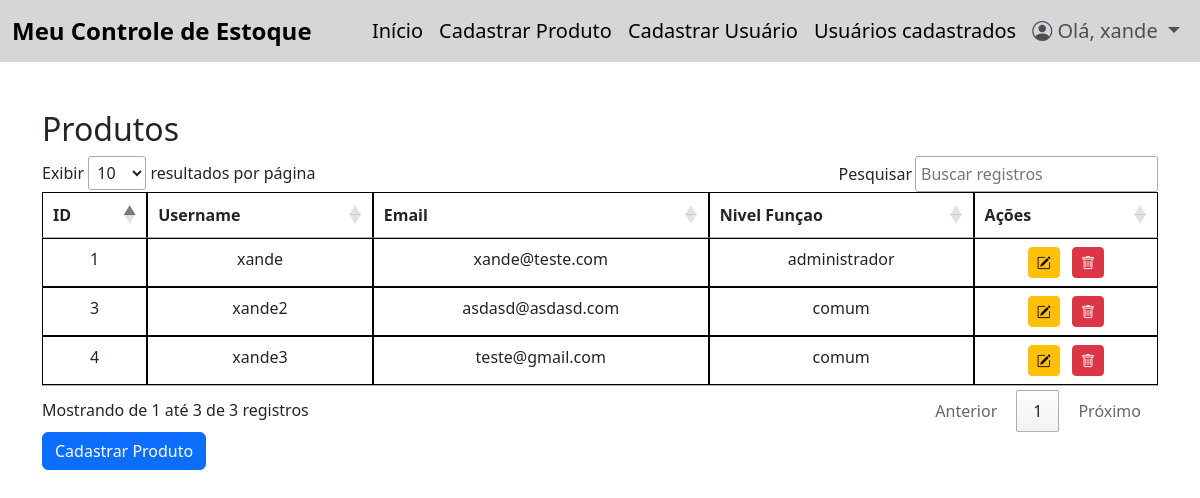
Page /listar_usuarios/ (signed in) on the committed database.
### app/models.py (models this page shows)
class Usuario(UserMixin, db.Model):
    id = db.Column(db.Integer, primary_key=True, autoincrement=True)
    username = db.Column(db.String(100), nullable=False, unique=True)
    password = db.Column(db.String(100), nullable=False)
    confirm_password = db.Column(db.String(100), nullable=False)
    email = db.Column(db.String(100), nullable=False, unique=True)
    nivel_funcao = db.Column(db.String(15), nullable=False, default='comum')

### app/routes.py (the view)
@bp.route('/listar_usuarios/', methods=['GET', 'POST'])
def listar_usuarios():
    if current_user.nivel_funcao != 'administrador':
        abort(403)
    try:
        todos_usuarios = Usuario.query.all()
    except:
        return "<h1> Não existem usuarios cadastrados  </h1>"
    return render_template('listar_usuarios.html', todos_usuarios=todos_usuarios)

### app/__init__.py (called while the page is built)
@login_manager.user_loader
def load_user(user_id):
    from app.models import Usuario
    return Usuario.query.get(int(user_id))

### app/templates/listar_usuarios.html (shortened to what this page needs)
{% extends 'base.html' %}
{% block content %}
<div class="container mt-5">
    <h2>Produtos</h2>
    <table id="produtoTabela" class="table table-bordered">
        <thead class="thead-dark">
            <tr>
                <th>ID</th>
                <th>Username</th>
                <th>Email</th>
                <th>Nivel Funçao</th>
                {% if current_user.nivel_funcao != 'comum' %}
                <th>Ações</th>
                {% endif %}
            </tr>
        </thead>
        <tbody>
            {% for usuario in todos_usuarios %}
            <tr class="text-center">
                <td>{{ usuario.id }}</td>
                <td>{{ usuario.username }}</td>
                <td>{{ usuario.email }}</td>
                <td>{{ usuario.nivel_funcao }}</td>
                {% if current_user.nivel_funcao != 'comum' %}
                <td>
                    <a href="{{ url_for('routes.editar_usuario_comum', usuario_id=usuario.id) }}"
                        class="btn btn-sm btn-warning me-2">
                        <i class="bi bi-pencil-square"></i>
                    </a>
                    <form action="{{ url_for('routes.deletar_usuario_comum', usuario_id=usuario.id) }}" method="POST"
                        style="display:inline;">
                        <button type="submit" class="btn btn-sm btn-danger"
                            onclick="return confirm('Tem certeza que deseja excluir este usuario?');">
                            <i class="bi bi-trash"></i>
                        </button>
                    </form>
                </td>
                {% endif %}
            </tr>
            {% endfor %}
        </tbody>
    </table>
    {% if current_user.nivel_funcao != 'comum' %}
    <a href="{{ url_for('routes.cadastrar_produto') }}" class="btn btn-primary">Cadastrar Produto</a>
    {% endif %}
</div>
{% endblock %}

### app/templates/base.html (shortened to what this page needs)
<!DOCTYPE html>
<html lang="en">
<head>
    <link rel="stylesheet" href="https://cdn.datatables.net/1.13.6/css/jquery.dataTables.min.css">
    <link href="https://cdn.jsdelivr.net/npm/bootstrap@5.3.0/dist/css/bootstrap.min.css" rel="stylesheet">
    <link href="https://cdn.jsdelivr.net/npm/bootstrap-icons/font/bootstrap-icons.css" rel="stylesheet">
    <link rel="stylesheet" href="{{ url_for('static', filename='css/style.css') }}">
</head>
<body>
    {% block nav %}
    <nav class="navbar navbar-expand-lg">
        <div class="container-fluid">
            <a class="navbar-brand fw-bold fs-4" href="#">Meu Controle de Estoque</a>
            <div class="collapse navbar-collapse" id="navbarNav">
                <ul class="navbar-nav ms-auto">
                    <li class="nav-item">
                        <a class="nav-link fs-5" href="{{ url_for('routes.index') }}">Início</a>
                    </li>
                    {% if current_user.nivel_funcao != 'comum' %}
                    <li class="nav-item">
                        <a class="nav-link fs-5" href="{{ url_for('routes.cadastrar_produto') }}">Cadastrar Produto</a>
                    </li>
                    <li class="nav-item">
                        <a class="nav-link fs-5" href="{{ url_for('routes.registrar_usuario_comum') }}">Cadastrar Usuário</a>
                    </li>
                    <li class="nav-item">
                        <a class="nav-link fs-5" href="{{ url_for('routes.listar_usuarios') }}">Usuários cadastrados</a>
                    </li>
                    {% endif %}
                    <li class="nav-item dropdown">
                        <a class="nav-link dropdown-toggle fs-5" href="#" id="perfilDropdown" role="button" data-bs-toggle="dropdown" aria-expanded="false" style="color: #495057;">
                            <i class="bi bi-person-circle"></i> Olá, {{ current_user.username }}
                        </a>
                    </li>
                </ul>
            </div>
        </div>
    </nav>
    {% endblock %}
    {% block content %}
    {% endblock %}
</body>
</html>

### app/static/css/style.css (style rules this page uses)
.table-bordered>:not(caption)>*>* { border-width: 1px; border: 1px solid #000000; }
nav.navbar.navbar-expand-lg { background-color: #3333; }
a.nav-link.fs-5 { color: #000000; }

### rows in the picture
Usuario: username "xande", id "1", email "xande@teste.com", nivel_funcao "administrador"
Usuario: id "3", username "xande2", email "asdasd@asdasd.com", nivel_funcao "comum"
Usuario: id "4", username "xande3", email "teste@gmail.com", nivel_funcao "comum"
